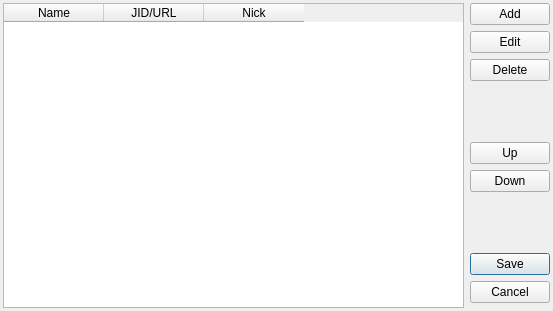
<ui version="4.0" >
 <class>EditBookmarksDialogClass</class>
 <widget class="QDialog" name="EditBookmarksDialogClass" >
  <property name="geometry" >
   <rect>
    <x>0</x>
    <y>0</y>
    <width>553</width>
    <height>311</height>
   </rect>
  </property>
  <property name="windowTitle" >
   <string>Edit bookmarks</string>
  </property>
  <layout class="QHBoxLayout" >
   <property name="leftMargin" >
    <number>3</number>
   </property>
   <property name="topMargin" >
    <number>3</number>
   </property>
   <property name="rightMargin" >
    <number>3</number>
   </property>
   <property name="bottomMargin" >
    <number>3</number>
   </property>
   <item>
    <widget class="QTableWidget" name="tbwBookmarks" >
     <property name="editTriggers" >
      <set>QAbstractItemView::NoEditTriggers</set>
     </property>
     <property name="alternatingRowColors" >
      <bool>true</bool>
     </property>
     <property name="selectionMode" >
      <enum>QAbstractItemView::SingleSelection</enum>
     </property>
     <property name="selectionBehavior" >
      <enum>QAbstractItemView::SelectRows</enum>
     </property>
     <property name="cornerButtonEnabled" >
      <bool>false</bool>
     </property>
     <column>
      <property name="text" >
       <string>Name</string>
      </property>
     </column>
     <column>
      <property name="text" >
       <string>JID/URL</string>
      </property>
     </column>
     <column>
      <property name="text" >
       <string>Nick</string>
      </property>
     </column>
    </widget>
   </item>
   <item>
    <layout class="QVBoxLayout" >
     <item>
      <widget class="QPushButton" name="pbtAdd" >
       <property name="text" >
        <string>Add</string>
       </property>
      </widget>
     </item>
     <item>
      <widget class="QPushButton" name="pbtEdit" >
       <property name="text" >
        <string>Edit</string>
       </property>
      </widget>
     </item>
     <item>
      <widget class="QPushButton" name="pbtDelete" >
       <property name="text" >
        <string>Delete</string>
       </property>
      </widget>
     </item>
     <item>
      <spacer>
       <property name="orientation" >
        <enum>Qt::Vertical</enum>
       </property>
       <property name="sizeHint" >
        <size>
         <width>20</width>
         <height>16</height>
        </size>
       </property>
      </spacer>
     </item>
     <item>
      <widget class="QPushButton" name="pbtMoveUp" >
       <property name="text" >
        <string>Up</string>
       </property>
      </widget>
     </item>
     <item>
      <widget class="QPushButton" name="pbtMoveDown" >
       <property name="text" >
        <string>Down</string>
       </property>
      </widget>
     </item>
     <item>
      <spacer>
       <property name="orientation" >
        <enum>Qt::Vertical</enum>
       </property>
       <property name="sizeHint" >
        <size>
         <width>20</width>
         <height>16</height>
        </size>
       </property>
      </spacer>
     </item>
     <item>
      <widget class="QDialogButtonBox" name="bbxButtons" >
       <property name="orientation" >
        <enum>Qt::Vertical</enum>
       </property>
       <property name="standardButtons" >
        <set>QDialogButtonBox::Cancel|QDialogButtonBox::NoButton|QDialogButtonBox::Save</set>
       </property>
      </widget>
     </item>
    </layout>
   </item>
  </layout>
 </widget>
 <layoutdefault spacing="6" margin="11" />
 <tabstops>
  <tabstop>tbwBookmarks</tabstop>
  <tabstop>pbtAdd</tabstop>
  <tabstop>pbtEdit</tabstop>
  <tabstop>pbtDelete</tabstop>
  <tabstop>pbtMoveUp</tabstop>
  <tabstop>pbtMoveDown</tabstop>
  <tabstop>bbxButtons</tabstop>
 </tabstops>
 <resources/>
 <connections>
  <connection>
   <sender>bbxButtons</sender>
   <signal>rejected()</signal>
   <receiver>EditBookmarksDialogClass</receiver>
   <slot>reject()</slot>
   <hints>
    <hint type="sourcelabel" >
     <x>487</x>
     <y>296</y>
    </hint>
    <hint type="destinationlabel" >
     <x>469</x>
     <y>296</y>
    </hint>
   </hints>
  </connection>
 </connections>
</ui>
